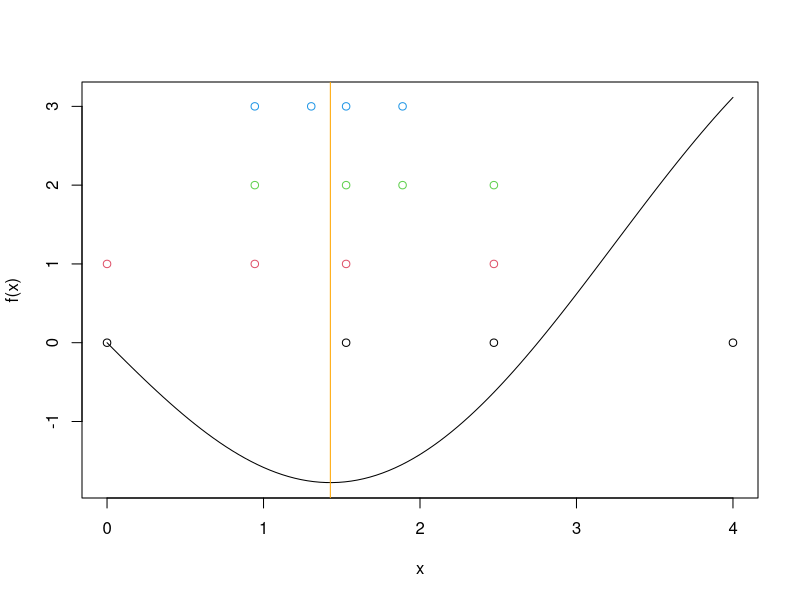

Here is the R script that generated this plot:
# Golden Section Method
# feature: used in optimize() partially
#   cons: only for 1-D
#         only for unimodal f(x)
#   pros: converges fast (golden ratio takes advantage of the result from the preceding step in iterations)
#         doesn't require f'(x) (kind of using the secant line to approximate the tangent line)
#
# see https://en.wikipedia.org/wiki/Golden-section_search

######################Formulation and Preparation######################

rm(list=ls())


# Find the minimum of f(x) = x^2/10 - 2*sin(x) in [0, 4].
f = function(x) {
  return(x^2/10 - 2*sin(x))
}



########################Visulization & Searching#######################

# Golden section search minimizes a function f() whose opposite -f()
# is unimodal over an interval [lower, upper]. That is, there exists
# some minimizing value m such that x <= m implies f() is decreasing
# and x >= m implies f() is increasing. This search finds m.
#
# Here is the code without any graphing.

golden.section.search = function(f, lower, upper, tol = 0.001, ...) {
  phi = (1 + sqrt(5))/2 # golden.ratio (allows cutting 1/2 of calls to f())
  repeat {
    range = upper - lower
    lower.middle = upper - (phi - 1)*range
    upper.middle = lower + (phi - 1)*range
    if (range < tol) {
      return(lower)
    }
    if (f(lower.middle, ...) < f(upper.middle, ...)) {
      upper = upper.middle
    } else {
      lower = lower.middle
    }
  }
}


# Here is the code again, this time code added to make a graph and
# show the progress of the search.

golden.section.search = function(f, lower, upper, tol = 0.001, ...) {
  phi = (1 + sqrt(5))/2 # golden.ratio (allows cutting 1/2 of calls to f())
  curve(f, lower, upper) # for graph
  i = 0 # for graph
  repeat {
    range = upper - lower
    lower.middle = upper - (phi - 1)*range
    upper.middle = lower + (phi - 1)*range
    if (i < 4) { # for graph
      points(x = c(lower, lower.middle, upper.middle, upper), y = c(i,i,i,i), col = i + 1)
    }
    if (range < tol) {
      abline(v = lower, col="orange") # for graph
      return(lower)
    }
    cat(sep = "", "lower = ", lower, ", lower.middle = ", lower.middle,
        ", upper.middle = ", upper.middle, ", upper = ", upper, "\n")
    if (f(lower.middle, ...) < f(upper.middle, ...)) {
      upper = upper.middle
    } else {
      lower = lower.middle
    }
    i = i + 1 # for graph
    scan(what = character(), n = 1, quiet = TRUE) # Require "Enter" to move.
  }
}


# demo

g = golden.section.search(f, 0, 4)
print(g)